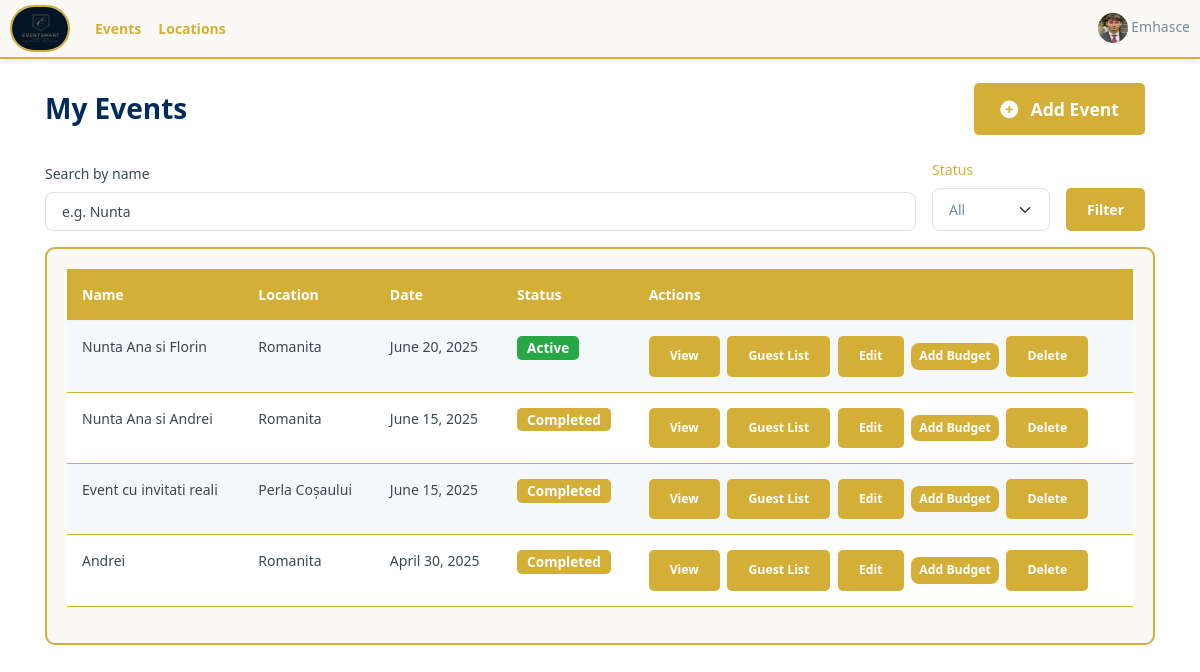
The app's page /my_events/ (signed in), older data.
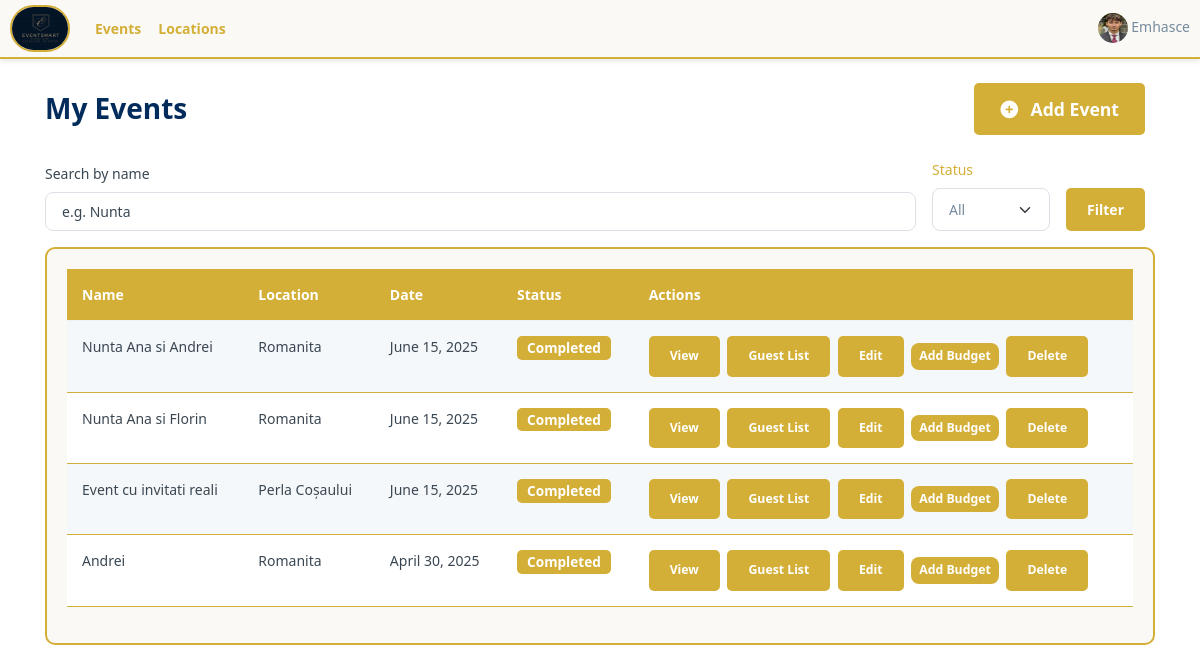
The same page, newer data.
### base/models.py (models this page shows, shortened)
class Event(models.Model):
    location = models.ForeignKey(Location, on_delete=models.SET_NULL, null=True, blank=True)
    event_name = models.CharField(max_length=100)
    event_date = models.DateField()
    event_time = models.TimeField()
    event_description = models.TextField(null=True, blank=True)
    created_at = models.DateTimeField(auto_now_add=True)
    guests = models.ManyToManyField(Guests, related_name='events', blank=True)
    completed = models.BooleanField(default=False)
    types = models.ManyToManyField(Type, blank=True)
    cost = models.DecimalField(max_digits=10, decimal_places=2, default=3000)
    updated_at = models.DateTimeField(auto_now=True)
    is_canceled = models.BooleanField(default=False)
    organized_by = models.ForeignKey(
        User,
        on_delete=models.CASCADE,
        related_name="organized_events",
        blank=True,
        null=True
    )
    @property
    def status(self):
        now = timezone.now()
        extended_end = (datetime.combine(self.event_date, self.event_time) + timedelta(hours=12))
        if now < datetime.combine(self.event_date, self.event_time) - timedelta(hours=1):
            return 'upcoming'
        elif now >= datetime.combine(self.event_date, self.event_time) - timedelta(hours=1) and now < extended_end:
            return 'ongoing'
        else:
            return 'completed'

class Location(models.Model):
    owner = models.ForeignKey(User, on_delete=models.SET_NULL, null=True)
    user_account = models.OneToOneField(User, on_delete=models.CASCADE, null=True, related_name='user_account')
    name = models.CharField(max_length=100)
    description = models.TextField(null=True, blank=True)
    gallery = models.ImageField(upload_to='images/', null=True, blank=True)
    location = models.TextField(max_length=30)
    types = models.ManyToManyField(Type, blank=True)
    seats_numbers = models.IntegerField(null=True, blank=True)
    created_at = models.DateTimeField(auto_now_add=True)
    cost = models.DecimalField(max_digits=12, decimal_places=2,default=3000)
    number = models.CharField(max_length=20, default="+(40) 74 83 64 823")
    def __str__(self):
        return self.name

### base/views.py (the view, shortened to what this page needs)
@login_required(login_url='login')
def my_events(request):
    events = Event.objects.filter(organized_by=request.user)
    search_query = request.GET.get('search', '').strip()
    status_filter = request.GET.get('status', '').strip()
    if search_query:
        events = events.filter(event_name__icontains=search_query)
    events = events.order_by('-event_date')
    paginator = Paginator(events, 10)  # 10 evenimente pe pagină
    page_number = request.GET.get('page')
    page_obj = paginator.get_page(page_number)
    return render(request, 'base/my_events.html', {'events': page_obj})

### base/context_processors.py (called while the page is built)
def media_url(request):
    return {
        'MEDIA_URL': settings.MEDIA_URL
    }

### base/templates/base/my_events.html (shortened to what this page needs)
{% extends 'main.html' %}
{% block content %}
<div class="container my-4">
    <div class="d-flex justify-content-between align-items-center mb-4">
        <h2 class="text-center mb-0">My Events</h2>
        <a href="{% url 'event_builder' %}" class="btn btn-view" style="font-size: 1.1rem; padding: 12px 25px;">
            <i class="fas fa-plus-circle me-2"></i> Add Event
        </a>
    </div>
<form method="get" class="mb-3 d-flex gap-3 align-items-end flex-wrap">
    <div class="flex-grow-1">
        <label for="search" class="form-label">Search by name</label>
        <input type="text" id="search" name="search" placeholder="e.g. Nunta" class="form-control" value="{{ request.GET.search }}">
    </div>
    <div>
        <label for="status" class="form-label" style="color: #D4AF37;">Status</label>
        <select name="status" id="status" class="form-select">
            <option value="">All</option>
        </select>
    </div>
    <div>
        <button type="submit" class="btn btn-view mt-3">Filter</button>
    </div>
</form>
    {% if events %}
        <div class="table-container">
            <table class="table table-striped">
                <thead>
                    <tr>
                        <th>Name</th>
                        <th>Location</th>
                        <th>Date</th>
                        <th>Status</th>
                        <th>Actions</th>
                    </tr>
                </thead>
                <tbody>
                    {% for event in events %}
                    <tr>
                        <td>{{ event.event_name }}</td>
                        <td>{{ event.location }}</td>
                        <td>{{ event.event_date|date:"F j, Y" }}</td>
                        <td>
                            {% if event.is_canceled %}
                                <span class="badge badge-danger">Canceled</span>
                            {% elif event.status in "upcoming ongoing" %}
                                <span class="badge badge-success">Active</span>
                            {% elif event.status == "completed" %}
                                <span class="badge badge-completed" style="background-color: #D4AF37; color: white;">Completed</span>
                            {% else %}
                                <span class="badge" style="background-color: #D4AF37; color: white;">{{ event.status|capfirst }}</span>
                            {% endif %}
                        </td>
                        <td>
                            <a href="{% url 'event_details' event.id %}" class="btn btn-view btn-sm me-1">View</a>
                            <a href="{% url 'guest_list' event.id %}" class="btn btn-view btn-sm me-1">Guest List</a>
                            <a href="{% url 'edit_event' event.id %}" class="btn btn-view btn-sm me-1">Edit</a>
                            {% if user == event.organized_by %}
                                <a href="{% url 'add_budget' event.id %}" class="btn btn-budget btn-sm me-1">Add Budget</a>
                            {% endif %}
                            <a href="{% url 'delete_event' event.id %}" class="btn btn-delete btn-sm" onclick="return confirm('Are you sure you want to delete this event?')">Delete</a>
                        </td>
                    </tr>
                    {% endfor %}
                </tbody>
            </table>
        </div>
    {% else %}
        <div class="alert text-center">No events found.</div>
    {% endif %}
</div>
{% endblock %}

Row changes from the older to the newer data that the page shows:
shown differently, row unchanged: Event "Nunta Ana si Andrei": moves up the list
changed Event "Nunta Ana si Florin": event_date "June 20, 2025" → "June 15, 2025"; event_date "Active" → "Completed"
